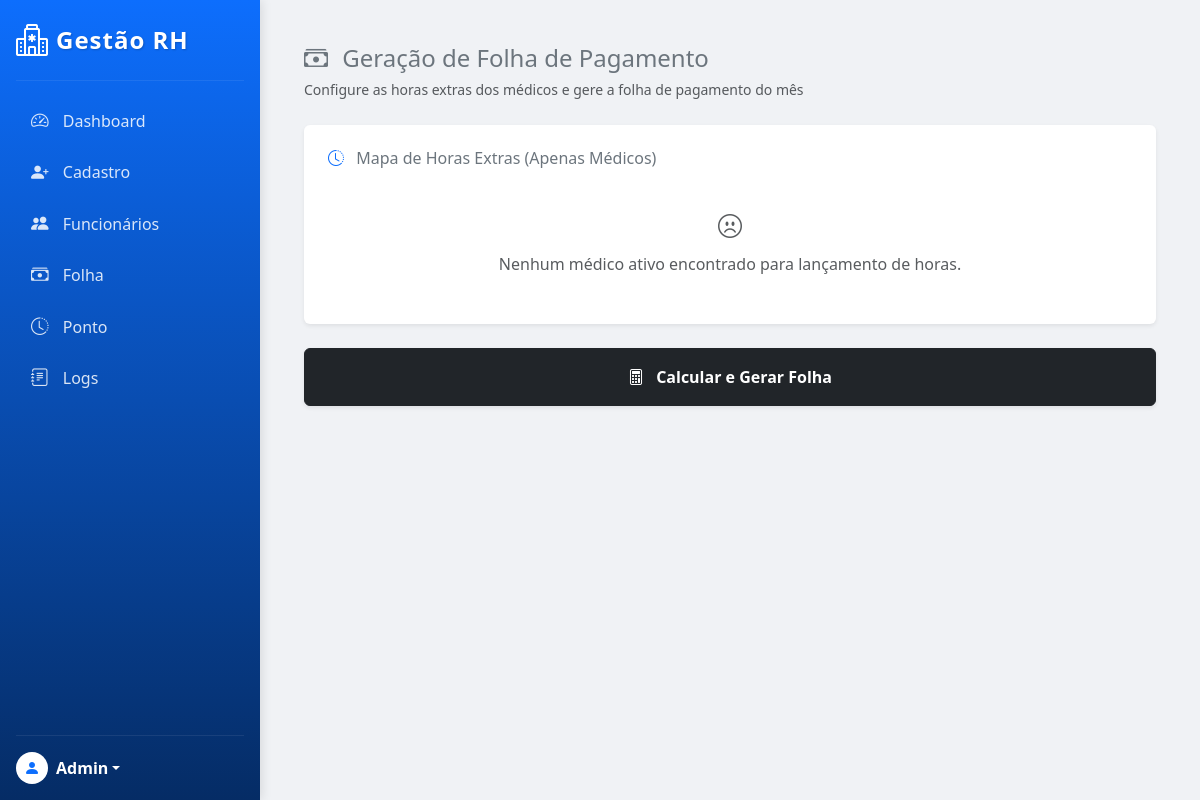
Before: /folha (signed in) with the older database file.
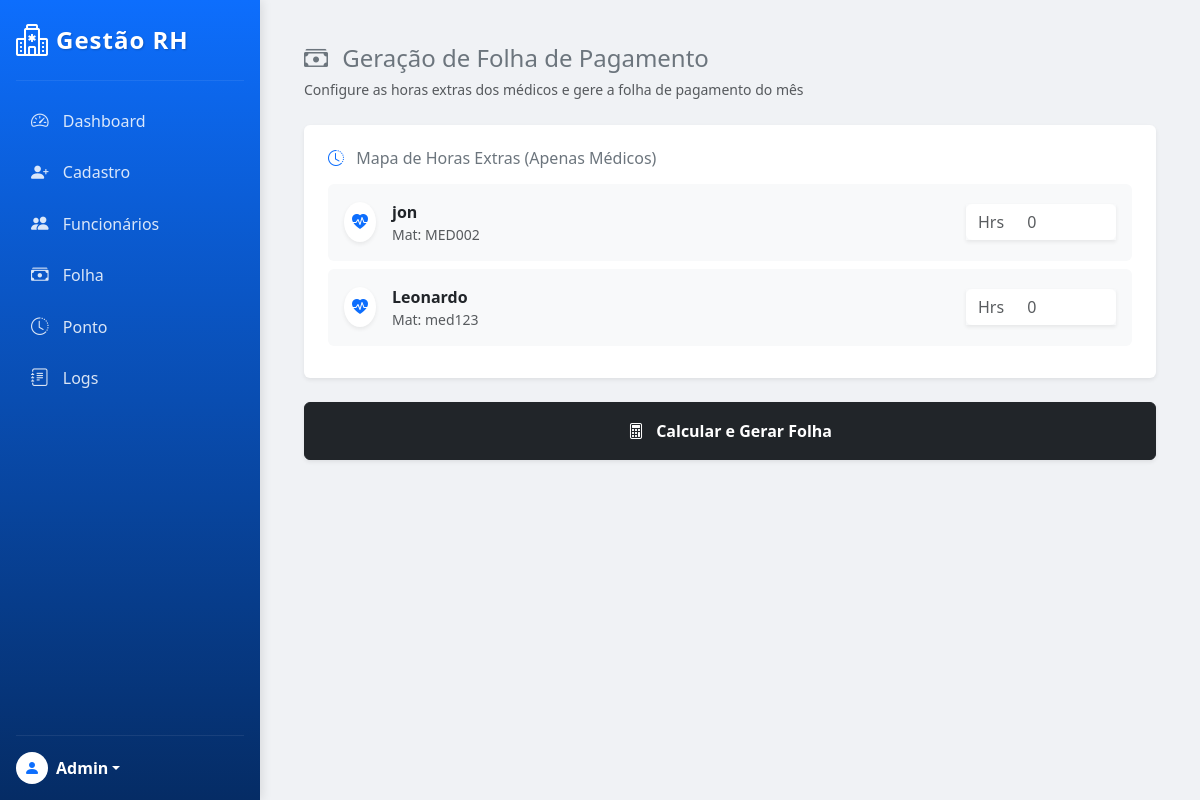
After: the same page with the newer database file.
### medico.py (models this page shows, shortened)
class Medico(Funcionario):
    __tablename__ = 'medicos'
    id = db.Column(db.Integer, db.ForeignKey('funcionarios.id'), primary_key=True)
    crm = db.Column(db.String(20))
    especialidade = db.Column(db.String(50))
    valor_hora_extra = db.Column(db.Float)
    __mapper_args__ = {
        'polymorphic_identity': 'medico',
    }

### funcionario.py (models this page shows, shortened)
class Funcionario(db.Model):
    __tablename__ = 'funcionarios' # Nome da tabela
    id = db.Column(db.Integer, primary_key=True)
    matricula = db.Column(db.String(20), unique=True, nullable=False)
    nome = db.Column(db.String(100), nullable=False)
    cpf = db.Column(db.String(14), nullable=False)
    salario_base = db.Column(db.Float, nullable=False)
    esta_ativo = db.Column(db.Boolean, default=True)
    em_ferias = db.Column(db.Boolean, default=False)
    tipo_func = db.Column(db.String(50))
    __mapper_args__ = {
        'polymorphic_identity': 'funcionario',
        'polymorphic_on': tipo_func
    }

### app.py (the view, shortened to what this page needs)
@app.route('/folha', methods=['GET', 'POST'])
def folha():
    if session.get('permissao') != 'admin':
        return redirect('/')
    medicos = Funcionario.query.filter_by(esta_ativo=True, tipo_func='medico').all()
    folha_calculada = None
    return render_template('folha.html', medicos=medicos, resultado=folha_calculada)

### templates/folha.html (shortened to what this page needs)
{% extends 'base.html' %}
{% block conteudo %}
<div class="container-fluid p-4">
    <div class="mb-4">
        <h4 class="text-secondary mb-1">
            <i class="bi bi-cash-stack me-2"></i> Geração de Folha de Pagamento
        </h4>
        <small class="text-muted">Configure as horas extras dos médicos e gere a folha de pagamento do mês</small>
    </div>
    <form action="/folha" method="POST">
        <div class="card border-0 shadow-sm mb-4">
            <div class="card-body p-4">
                <h6 class="card-title text-secondary mb-3">
                    <i class="bi bi-clock-history text-primary me-2"></i> Mapa de Horas Extras (Apenas Médicos)
                </h6>
                <ul class="list-group list-group-flush rounded">
                    {% for medico in medicos %}
                    <li class="list-group-item d-flex justify-content-between align-items-center bg-light border-0 mb-2 rounded p-3">
                        <div>
                            <div class="d-flex align-items-center">
                                <div class="rounded-circle bg-white p-2 me-3 text-primary shadow-sm">
                                    <i class="bi bi-heart-pulse-fill"></i>
                                </div>
                                <div>
                                    <div class="fw-bold text-dark">{{ medico.nome }}</div>
                                    <div class="small text-muted">Mat: {{ medico.matricula }}</div>
                                </div>
                            </div>
                        </div>
                        <div class="d-flex align-items-center">
                            <div class="input-group shadow-sm" style="width: 150px;">
                                <span class="input-group-text bg-white border-0 text-muted small">Hrs</span>
                                <input type="number" step="0.5" class="form-control border-0"
                                       name="horas_{{ medico.id }}" placeholder="0" min="0">
                            </div>
                        </div>
                    </li>
                    {% else %}
                    <div class="text-center py-4">
                        <i class="bi bi-emoji-frown text-muted fs-4"></i>
                        <p class="text-muted mt-2 mb-0">Nenhum médico ativo encontrado para lançamento de horas.</p>
                    </div>
                    {% endfor %}
                </ul>
            </div>
        </div>
        <button type="submit" class="btn btn-dark w-100 py-3 fw-bold shadow-sm">
            <i class="bi bi-calculator me-2"></i> Calcular e Gerar Folha
        </button>
    </form>
</div>
{% endblock %}

Changed rows visible on the page:
added Medico: nome "jon", matricula "MED002"
added Medico: nome "Leonardo", matricula "med123"
Other visible differences:
text no longer shown: "Nenhum médico ativo encontrado para lançamento de horas."
